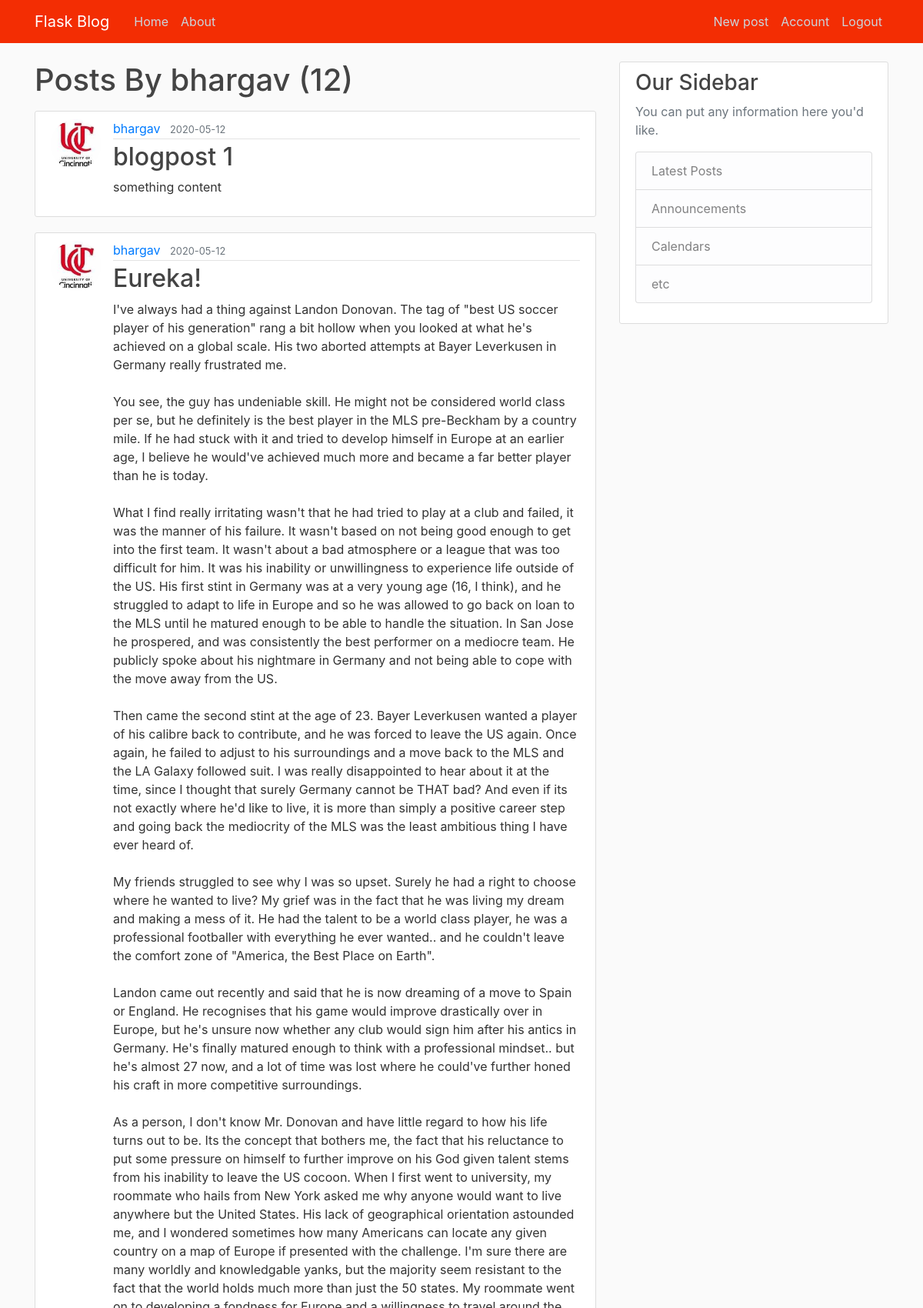
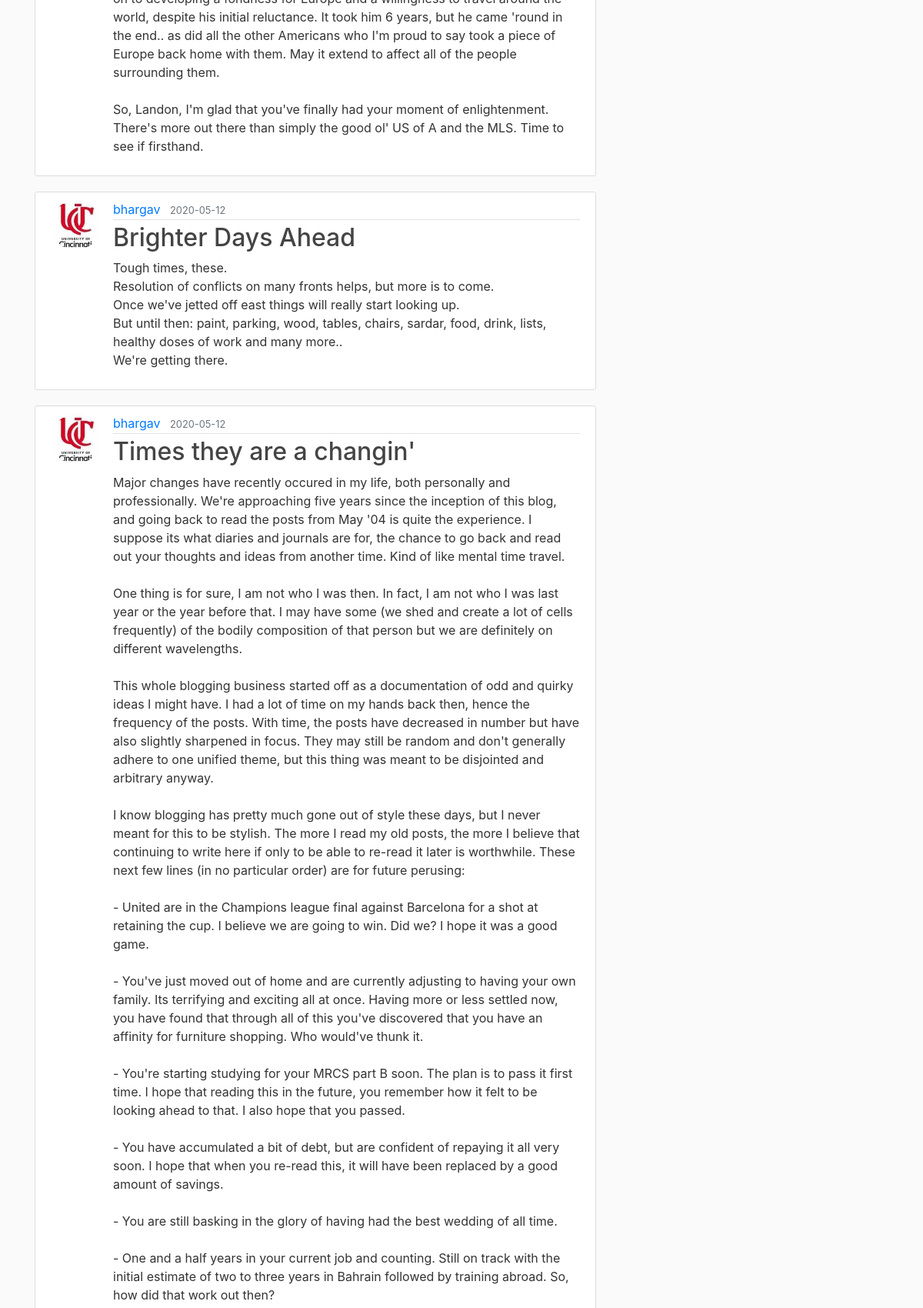
Page /user/bhargav (signed in, upper part) on the committed database (2 pictures, top to bottom).
### basic/models.py (models this page shows, shortened)
class User(db.Model, UserMixin):
	id=db.Column(db.Integer,primary_key=True)
	username=db.Column(db.String(20),unique=True,nullable=False)
	email=db.Column(db.String(100),unique=True,nullable=False)
	image_file=db.Column(db.String(20),nullable=False,default='default.jpg')
	password=db.Column(db.String(60),nullable=False)
	posts= db.relationship('Post',backref='author',lazy=True)

class Post(db.Model):
	id=db.Column(db.Integer,primary_key=True)
	title=db.Column(db.String(100), nullable=False)
	date_posted=db.Column(db.DateTime,nullable=False,default=datetime.utcnow)
	content=db.Column(db.Text, nullable=False)
	user_id=db.Column(db.Integer, db.ForeignKey('user.id'),nullable=False)

### basic/users/routes.py (the view)
@users.route("/user/<string:username>")
def user_posts(username):
	page=request.args.get('page', 1, type=int)
	user = User.query.filter_by(username=username).first_or_404()
	posts = Post.query.filter_by(author=user)\
			.order_by(Post.date_posted.desc())\
			.paginate(page=page, per_page=5)
	return render_template('user_posts.html', posts=posts, user=user)

### basic/models.py (called while the page is built)
@login_manager.user_loader
def load_user(user_id):
	return User.query.get(int(user_id))

### basic/templates/user_posts.html (shortened to what this page needs)
{% extends "layout.html" %}
{% block content %}
<h1 class="mb-3">Posts By {{ user.username }} ({{ posts.total }}) </h1>
{% for post in posts.items %}
<article class="media content-section">
	<img class="rounded-circle article-img" src="{{ url_for('static', filename='profile_pics/'+ post.author.image_file) }}">
  <div class="media-body">
    <div class="article-metadata">
      <a class="mr-2" href="{{ url_for('users.user_posts', username=post.author.username)}}">{{ post.author.username }}</a>
      <small class="text-muted">{{ post.date_posted.strftime('%Y-%m-%d') }}</small>
    </div>
    <h2><a class="article-title" href="{{ url_for('posts.post', post_id=post.id) }}">{{ post.title }}</a></h2>
    <p class="article-content">{{ post.content }}</p>
  </div>
</article>
{% endfor%}
{% endblock content %}

### basic/static/main.css (style rules this page uses)
body { background: #fafafa; color: #333333; margin-top: 5rem; }
h1, h2, h3, h4, h5, h6 { color: #444444; }
.content-section { background: #ffffff; padding: 10px 20px; border: 1px solid #dddddd; border-radius: 3px; margin-bottom: 20px; }
.article-title { color: #444444; }
.article-content { white-space: pre-line; }
.article-img { height: 65px; width: 65px; margin-right: 16px; }
.article-metadata { padding-bottom: 1px; margin-bottom: 4px; border-bottom: 1px solid #e3e3e3 }

### rows in the picture
User: username "bhargav"
Post: image_file (picture), author.username "bhargav", date_posted "2020-05-12", title "blogpost 1", content "something content"
Post: image_file (picture), author.username "bhargav", date_posted "2020-05-12", title "Eureka!", content "I've always had a thing against Landon Donovan. The tag of \"best US soccer player of his generation\" rang a bit hollow when you looked at what he's achieved on a global scale. His two aborted attempts at Bayer Leverkusen in Germany really frustrated me. You see, the guy has undeniable skill. He might not be considered world class per se, but he definitely is the best player in the MLS pre-Beckham by a country mile. If he had stuck with it and tried to develop himself in Europe at an earlier age, I believe he would've achieved much more and became a far better player than he is today. What I find really irritating wasn't that he had tried to play at a club and failed, it was the manner of…"
Post: image_file (picture), author.username "bhargav", date_posted "2020-05-12", title "Brighter Days Ahead", content "Tough times, these. Resolution of conflicts on many fronts helps, but more is to come. Once we've jetted off east things will really start looking up. But until then: paint, parking, wood, tables, chairs, sardar, food, drink, lists, healthy doses of work and many more.. We're getting there."
Post: image_file (picture), author.username "bhargav", date_posted "2020-05-12", title "Times they are a changin'"

### other values in the picture
{{ posts.total }} "12"
